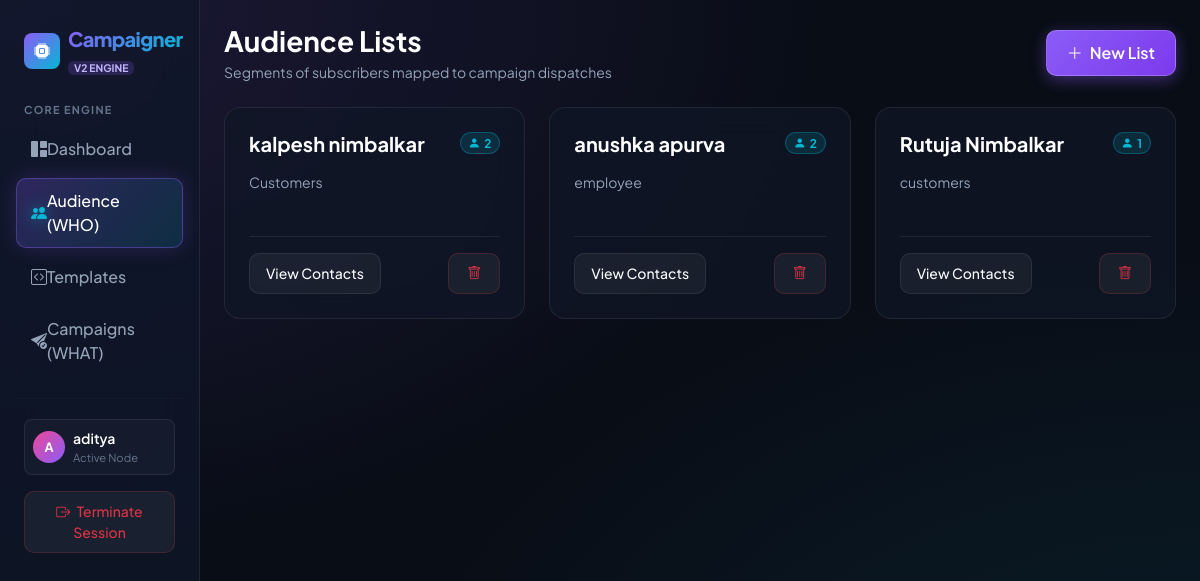
/lists/ (signed in), run on the app's committed database.
### campaigns/models.py (models this page shows, shortened)
class ContactList(models.Model):
    user = models.ForeignKey(User, on_delete=models.CASCADE, related_name='contact_lists')
    name = models.CharField(max_length=200)
    description = models.TextField(blank=True, null=True)
    created_at = models.DateTimeField(auto_now_add=True)

### campaigns/views.py (the view)
# urls.py: path('lists/', views.contact_lists, name='contact_lists'),
@login_required
def contact_lists(request):
    if request.method == 'POST':
        form = ContactListForm(request.POST)
        if form.is_valid():
            contact_list = form.save(commit=False)
            contact_list.user = request.user
            contact_list.save()
            return redirect('contact_lists')
    else:
        form = ContactListForm()
    lists = ContactList.objects.filter(user=request.user)
    return render(request, 'campaigns/contact_lists.html', {'lists': lists, 'form': form})

### templates/campaigns/contact_lists.html (shortened to what this page needs)
{% extends 'campaigns/base.html' %}
{% block content %}
<div class="d-flex justify-content-between align-items-center mb-4">
    <div>
        <h3 class="fw-bold text-white mb-1">Audience Lists</h3>
        <p class="small mb-0" style="color: var(--text-secondary);">Segments of subscribers mapped to campaign dispatches</p>
    </div>
    <button class="btn btn-ai" data-bs-toggle="modal" data-bs-target="#createListModal">
        <i class="bi bi-plus-lg me-1"></i> New List
    </button>
</div>
<div class="row g-4">
    {% for list in lists %}
    <div class="col-md-4">
        <div class="glass-card h-100 d-flex flex-column justify-content-between p-4">
            <div>
                <div class="d-flex justify-content-between align-items-start mb-3">
                    <h5 class="fw-bold text-white mb-0">{{ list.name }}</h5>
                    <span class="badge rounded-pill" style="background: rgba(6, 182, 212, 0.15); color: var(--accent-cyan); border: 1px solid rgba(6, 182, 212, 0.3);">
                        <i class="bi bi-person-fill me-1"></i>{{ list.subscribers.count }}
                    </span>
                </div>
                <p class="small mb-4" style="color: var(--text-secondary); min-height: 40px;">{{ list.description|default:"No list description supplied." }}</p>
            </div>
            <div class="pt-3 d-flex justify-content-between align-items-center" style="border-top: 1px solid var(--border-subtle);">
                <a href="{% url 'contact_list_detail' list.pk %}" class="btn btn-ai-secondary btn-sm px-3">
                    View Contacts
                </a>
                <a href="{% url 'contact_list_delete' list.pk %}" class="btn btn-ai-secondary btn-sm text-danger" style="border-color: rgba(239, 68, 68, 0.2);">
                    <i class="bi bi-trash"></i>
                </a>
            </div>
        </div>
    </div>
    {% endfor %}
</div>
{% endblock %}

### templates/campaigns/base.html (shortened to what this page needs)
<!DOCTYPE html>
<html lang="en">
<head>
    <link href="https://cdn.jsdelivr.net/npm/bootstrap@5.3.2/dist/css/bootstrap.min.css" rel="stylesheet">
    <link rel="stylesheet" href="https://cdn.jsdelivr.net/npm/bootstrap-icons@1.11.1/font/bootstrap-icons.css">
</head>
<body>
    <div class="container-fluid">
        <div class="row">
            {% if user.is_authenticated %}
            <nav class="col-md-3 col-lg-2 d-md-block sidebar collapse p-3">
                <div class="d-flex align-items-center mb-4 ps-2 pt-2 gap-2">
                    <div class="rounded-3 p-2 d-flex align-items-center justify-content-center" style="background: linear-gradient(135deg, var(--primary), var(--accent-cyan)); width: 36px; height: 36px;">
                        <i class="bi bi-cpu-fill text-white fs-6"></i>
                    </div>
                    <div>
                        <span class="brand-logo fs-5 d-block">Campaigner</span>
                        <span class="badge" style="background: rgba(139,92,246,0.2); color: #c4b5fd; font-size: 0.65rem; padding: 2px 6px;">V2 ENGINE</span>
                    </div>
                </div>
                <div class="mb-2 px-2 text-uppercase fw-bold" style="color: var(--text-muted); font-size: 0.68rem; letter-spacing: 0.08rem;">Core Engine</div>
                <ul class="nav flex-column mb-auto">
                    <li>
                        <a href="{% url 'dashboard' %}" class="nav-link-custom {% if request.resolver_match.url_name == 'dashboard' %}active{% endif %}">
                            <i class="bi bi-grid-1x2-fill me-2.5"></i> Dashboard
                        </a>
                    </li>
                    <li>
                        <a href="{% url 'contact_lists' %}" class="nav-link-custom {% if 'list' in request.resolver_match.url_name and 'campaign' not in request.resolver_match.url_name and 'template' not in request.resolver_match.url_name %}active{% endif %}">
                            <i class="bi bi-people-fill me-2.5"></i> Audience (WHO)
                        </a>
                    </li>
                    <li>
                        <a href="{% url 'template_list' %}" class="nav-link-custom {% if 'template' in request.resolver_match.url_name %}active{% endif %}">
                            <i class="bi bi-code-square me-2.5"></i> Templates
                        </a>
                    </li>
                    <li>
                        <a href="{% url 'campaign_list' %}" class="nav-link-custom {% if 'campaign' in request.resolver_match.url_name %}active{% endif %}">
                            <i class="bi bi-send-check-fill me-2.5"></i> Campaigns (WHAT)
                        </a>
                    </li>
                </ul>
                <hr style="border-color: var(--border-subtle);">
                <div class="px-2 pt-1">
                    <div class="d-flex align-items-center mb-3 p-2 rounded-3" style="background: rgba(255,255,255,0.03); border: 1px solid var(--border-subtle);">
                        <div class="rounded-circle text-white d-flex align-items-center justify-content-center me-2 fw-bold" style="width: 32px; height: 32px; font-size: 0.8rem; background: linear-gradient(135deg, #ec4899, #8b5cf6);">
                            {{ user.username|first|upper }}
                        </div>
                        <div class="overflow-hidden">
                            <small class="text-white d-block fw-semibold text-truncate">{{ user.username }}</small>
                            <small class="d-block" style="color: var(--text-muted); font-size: 0.7rem;">Active Node</small>
                        </div>
                    </div>
                    <a href="{% url 'logout' %}" class="btn btn-ai-secondary btn-sm w-100 text-danger" style="border-color: rgba(239, 68, 68, 0.2);"><i class="bi bi-box-arrow-right me-1"></i> Terminate Session</a>
                </div>
            </nav>
            <main class="col-md-9 ms-sm-auto col-lg-10 px-md-4 py-4">
            {% else %}
            <main class="col-12 py-5">
            {% endif %}
                {% block content %}{% endblock %}
            </main>
        </div>
    </div>
</body>
</html>

### templates/campaigns/base.html (style rules this page uses)
:root { --bg-body: #090d16; --bg-surface: #0f172a; --bg-card: rgba(17, 24, 39, 0.7); --bg-card-hover: rgba(24, 34, 53, 0.85); --border-subtle: rgba(255, 255, 255, 0.08); --border-glow: rgba(139, 92, 246, 0.3); --primary: #8b5cf6; --primary-glow: rgba(139, 92, 246, 0.4); --accent-cyan: #06b6d4; --accent-pink: #ec4899; --accent-emerald: #10b981; --accent-amber: #f59e0b; --text-primary: #f8fafc; --text-secondary: #94a3b8; --text-muted: #64748b; }
* { font-family: 'Plus Jakarta Sans', sans-serif; }
body { background-color: var(--bg-body); color: var(--text-primary); min-height: 100vh; background-image: radial-gradient(at 0% 0%, rgba(139, 92, 246, 0.15) 0px, transparent 50%), radial-gradient(at 100% 100%, rgba(6, 182, 212, 0.1) 0px, transparent 50%); background-attachment: fixed; }
.sidebar { min-height: 100vh; background: rgba(15, 23, 42, 0.75); backdrop-filter: blur(20px); -webkit-backdrop-filter: blur(20px); border-right: 1px solid var(--border-subtle); }
.brand-logo { background: linear-gradient(135deg, var(--primary), var(--accent-cyan)); -webkit-background-clip: text; -webkit-text-fill-color: transparent; font-weight: 800; letter-spacing: -0.03em; }
.nav-link-custom { color: var(--text-secondary); font-weight: 500; padding: 10px 14px; border-radius: 10px; display: flex; align-items: center; transition: all 0.25s cubic-bezier(0.4, 0, 0.2, 1); text-decoration: none; margin-bottom: 6px; border: 1px solid transparent; }
.nav-link-custom.active { color: #fff; background: linear-gradient(135deg, rgba(139, 92, 246, 0.25), rgba(6, 182, 212, 0.15)); border-color: var(--primary-glow); box-shadow: 0 0 20px rgba(139, 92, 246, 0.2); }
.nav-link-custom.active i { color: var(--accent-cyan); filter: drop-shadow(0 0 8px rgba(6, 182, 212, 0.6)); }
.glass-card { background: var(--bg-card); backdrop-filter: blur(16px); -webkit-backdrop-filter: blur(16px); border: 1px solid var(--border-subtle); border-radius: 16px; transition: all 0.3s ease; }
.btn-ai { background: linear-gradient(135deg, var(--primary), #7c3aed); color: #fff; border: 1px solid rgba(255, 255, 255, 0.2); border-radius: 10px; font-weight: 600; padding: 10px 20px; box-shadow: 0 4px 15px var(--primary-glow); transition: all 0.25s ease; }
.btn-ai-secondary { background: rgba(255, 255, 255, 0.05); color: var(--text-primary); border: 1px solid var(--border-subtle); border-radius: 10px; font-weight: 500; padding: 9px 18px; transition: all 0.2s ease; }

### data on the page
ContactList: name "kalpesh nimbalkar", subscribers.count "2", description "Customers"
ContactList: name "anushka apurva", subscribers.count "2", description "employee"
ContactList: name "Rutuja Nimbalkar", subscribers.count "1", description "customers"

### other printed values
{{ user.username|first|upper }} "A"
{{ user.username }} "aditya"
